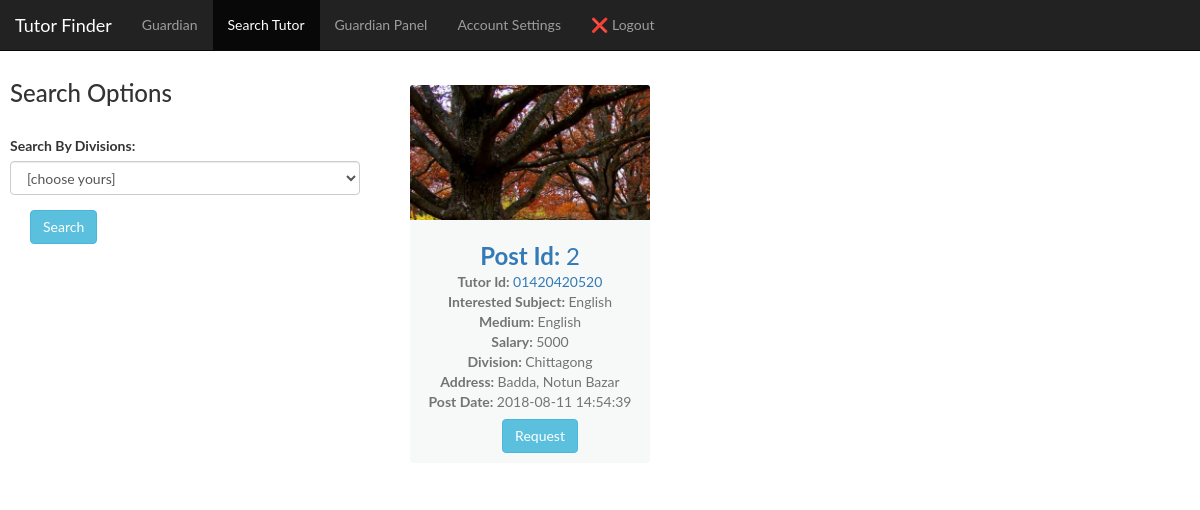
/searchTutor.php, run on an earlier commit of the app's database.
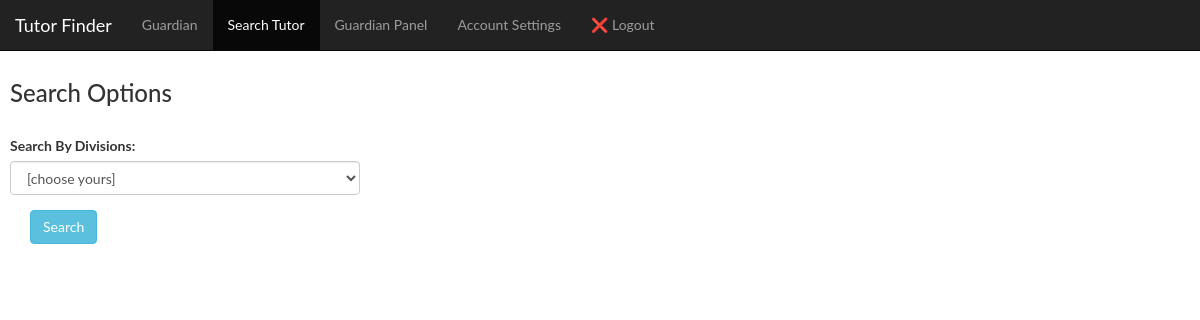
And on a later commit of the database.
### tables this page shows
CREATE TABLE `tutor_post` (
  `post_id` int(10) NOT NULL,
  `tutor_id` varchar(15) NOT NULL,
  `subjects` varchar(15) NOT NULL,
  `medium` varchar(10) NOT NULL,
  `salary` int(8) NOT NULL,
  `divisions` varchar(15) NOT NULL,
  `address` varchar(25) NOT NULL,
  `dateTime` timestamp NOT NULL DEFAULT CURRENT_TIMESTAMP ON UPDATE CURRENT_TIMESTAMP
);

### searchTutor.php (the view, shortened to what this page needs)
<?php
    require 'config.php';
?>
<!DOCTYPE html>
<html>
<head>
    <link href="css/bootstrap.min.css" rel="stylesheet">
    <link href="css/bootstrap.css" rel="stylesheet">
    <link href="style.css" rel="stylesheet">
    <link rel="stylesheet" type="text/css" media="screen" href="css/common.css" />
</head>
<body>
<nav class="navbar navbar-inverse navbar-fixed-top">
  <div class="container-fluid">
    <div class="navbar-header">
      <a class="navbar-brand" href="#">Tutor Finder</a>
    </div>
    <ul class="nav navbar-nav">
     <li><a href="guardian.php">Guardian</a></li>
     <li class="active"><a href="searchTutor.php">Search Tutor</a></li>
      <li><a href="guardianPanel.php">Guardian Panel</a></li>
      <li><a href="infoGuar.php">Account Settings</a></li>
      <li><a href="logout.php"><?php echo '<span>&#10060</span>'?> Logout</a></li>
    </ul>
  </div>
</nav>
<div class="sidenav">
<h3>Search Options</h3>
        <br>
        <div class="form-group">
        <form action="#" method="post">
        <label for="sel1">Search By Divisions:</label>
        <select class="form-control" name="searchDivi">
                        <option value="all" selected>[choose yours]</option>
        </select>
        </div>
        <input type="submit" name="submit" class="btn btn-info" value="Search">
</div>
<div class="done">
<?php
$numOfCols = 3;
$rowCount = 0;
$bootstrapColWidth = 12 / $numOfCols;
?>
<div class="row">
<?php
            if(isset($_POST['submit']))
            {
                $division = $_POST['searchDivi'];
                if($division == "all"){$test = "all";}
                else{
                $test = "one";}
            }else {
                $test="all";
            }
            $sql = "SELECT post_id, tutor_id, subjects, medium, salary, divisions, address, dateTime FROM tutor_post";
            switch($test){
                case "all":
                    $sql .="";
                    break;
            }
			$rows = mysqli_query($conn, $sql) or die("database error:". mysqli_error($conn));
			while($row = mysqli_fetch_assoc($rows)){
            ?>
        <div class="col-md-<?php echo $bootstrapColWidth; ?>">
            <div class="card hovercard">
                <div class="cardheader">
				 </div>
                <div class="card-body info">
                    <div class="title">
                        <a href="#"><b>Post Id: </b><?php echo $row['post_id']; ?></a>
                    </div>
					<div class="desc"><b>Tutor Id: </b> <a target="_blank" href="<?php echo "tProfile.php?id=$row[tutor_id]"; ?>"><?php echo $row['tutor_id']; ?></a></div>
                    <div class="desc"><b>Interested Subject: </b><?php echo $row['subjects']; ?></div>
                    <div class="desc"><b>Medium: </b><?php echo $row['medium']; ?></div>
                    <div class="desc"><b>Salary: </b><?php echo $row['salary']; ?></div>
                    <div class="desc"><b>Division: </b><?php echo $row['divisions']; ?></div>
                    <div class="desc"><b>Address: </b><?php echo $row['address']; ?></div>
                    <div class="desc"><b>Post Date: </b><?php echo $row['dateTime']; ?></div>
                    <?php
                    echo "<a href=\"requestTutor.php?id=$row[tutor_id]&post=$row[post_id]\" class=\"btn btn-info\" role=\"button\">Request</a>"
                    ?>
                </div>
            </div>
        </div>
        <?php $rowCount++;
    if($rowCount % $numOfCols == 0) echo '</div><div class="row">';} ?>
</div>
</div>
</body>
</html>

What changed in the data, as far as the page shows it:
removed tutor_post: post_id "2", tutor "01420420520", subjects "English", medium "English", salary "5000", divisions "Chittagong", address "Badda, Notun Bazar", dateTime "2018-08-11 14:54:39"
